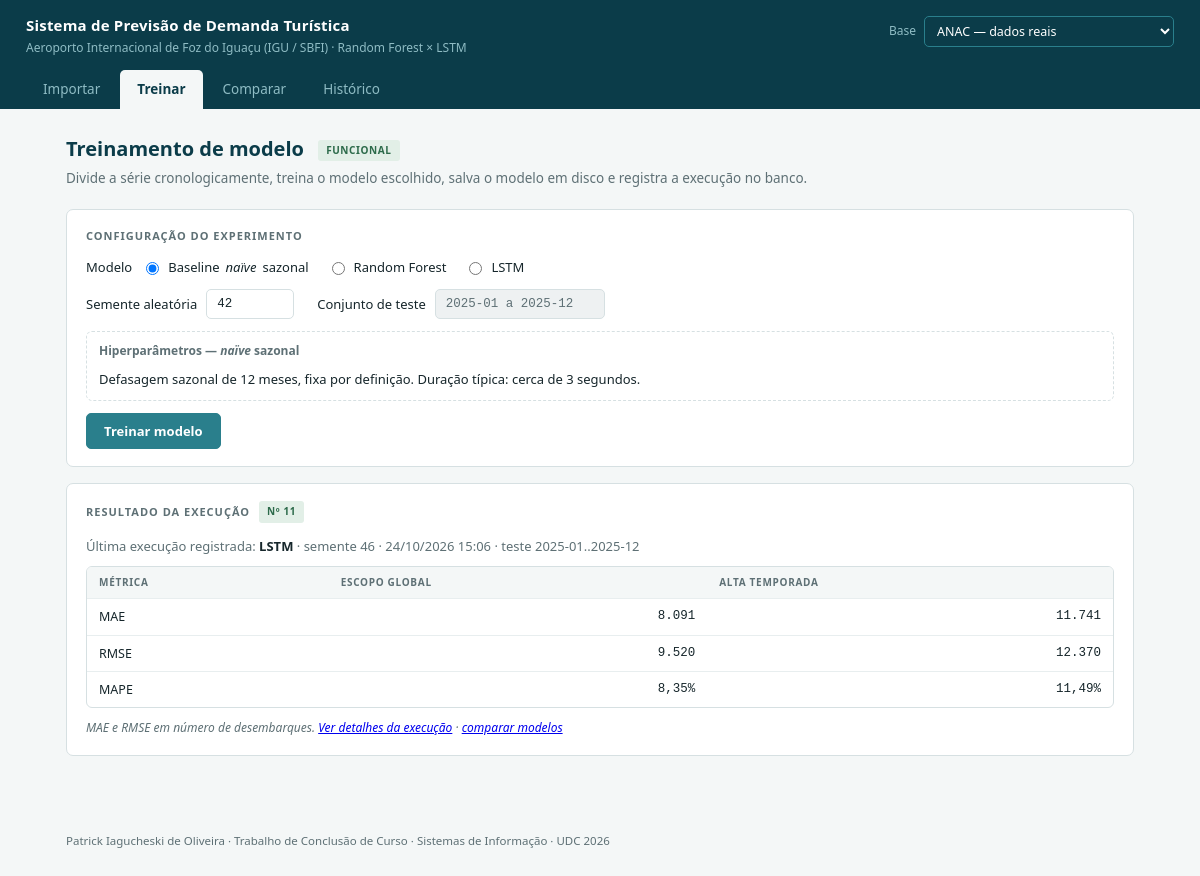
Screenshot of /treinamento with the database file from the repository.
### tables this page shows
CREATE TABLE tb_exp_execucoes (
    id_execucao                INTEGER PRIMARY KEY,
    tp_modelo                  TEXT    NOT NULL
                               CHECK (tp_modelo IN ('naive', 'random_forest', 'lstm')),
    ds_hiperparametros         TEXT,
    nr_semente_aleatoria       INTEGER NOT NULL,
    dt_hora_execucao           TEXT    NOT NULL,
    nr_tamanho_janela_entrada  INTEGER,
    ds_periodo_teste           TEXT,
    ds_caminho_modelo          TEXT
);

CREATE TABLE tb_exp_metricas (
    id_metrica           INTEGER PRIMARY KEY,
    id_execucao          INTEGER NOT NULL
                         REFERENCES tb_exp_execucoes (id_execucao) ON DELETE CASCADE,
    tp_escopo_avaliacao  TEXT    NOT NULL
                         CHECK (tp_escopo_avaliacao IN ('global', 'alta_temporada')),
    tp_metrica           TEXT    NOT NULL CHECK (tp_metrica IN ('MAE', 'RMSE', 'MAPE')),
    vl_metrica           REAL    NOT NULL,
    UNIQUE (id_execucao, tp_escopo_avaliacao, tp_metrica)
);

### apresentacao/app.py (the view)
@app.route("/treinamento", methods=["GET"])
def treinamento():
    serie = _serie()
    tarefa = _TAREFA["atual"]
    em_andamento = bool(tarefa and tarefa["estado"] == "executando")
    resultado = None
    if tarefa and tarefa.get("id_execucao"):
        resultado = _buscar(tarefa["id_execucao"])
    if resultado is None:
        lista = _REPO.listar_execucoes()
        resultado = lista[0] if lista else None
    decorrido = None
    if tarefa:
        decorrido = int(((tarefa.get("fim") or datetime.now()) - tarefa["inicio"]).total_seconds())
    return render_template(
        "treinamento.html",
        aba="treinamento",
        serie_carregada=serie is not None,
        semente=config.SEED,
        periodo_teste=_periodo_teste(serie),
        tarefa=tarefa,
        em_andamento=em_andamento,
        decorrido=decorrido,
        resultado=_linha(resultado) if resultado else None,
        do_ultimo_treino=bool(tarefa and resultado and tarefa.get("id_execucao") == resultado.id),
        duracao=DURACAO,
    )

### aplicacao/visualizacao.py (called while the page is built)
def milhar(v: float) -> str:
    return f"{v:,.0f}".replace(",", ".")

### apresentacao/app.py (called while the page is built)
@app.context_processor
def _base_ativa():
    return {"bases": list(_BASES.values()), "base_ativa": _ATIVA["base"]}

def _serie():
    if _CACHE["serie"] is None:
        serie = _REPO.carregar_serie()
        _CACHE["serie"] = serie if len(serie) else None
    return _CACHE["serie"]

def _linha(execucao):
    m = execucao.metrica
    tipo = T(execucao.tipo_modelo).value
    return {
        "id": execucao.id,
        "tipo": tipo,
        "modelo": NOME_MODELO[tipo],
        "semente": execucao.semente_aleatoria,
        "data": execucao.data_hora_execucao,
        "periodo": execucao.periodo_teste,
        "mae_g": m(E.GLOBAL, M.MAE), "rmse_g": m(E.GLOBAL, M.RMSE),
        "mape_g": m(E.GLOBAL, M.MAPE),
        "mae_a": m(E.ALTA_TEMPORADA, M.MAE), "rmse_a": m(E.ALTA_TEMPORADA, M.RMSE),
        "mape_a": m(E.ALTA_TEMPORADA, M.MAPE),
        "rotulo": f"nº {execucao.id} · {NOME_MODELO[tipo]} · semente {execucao.semente_aleatoria}",
    }

def _periodo_teste(serie):
    fim = serie.registros[-1] if serie else None
    inicio = f"{CORTE_TESTE[0]}-{CORTE_TESTE[1]:02d}"
    return f"{inicio} a {fim.rotulo}" if fim else inicio

@app.template_filter("milhar")
def _f_milhar(v):
    return "—" if v is None else milhar(v)

@app.template_filter("pct")
def _f_pct(v, casas=2):
    return "—" if v is None else f"{v:.{casas}f}".replace(".", ",") + "%"

@app.template_filter("data_br")
def _f_data(d):
    return d.strftime("%d/%m/%Y %H:%M") if d else "—"

### dominio/entidades.py (called while the page is built)
    @property
    def rotulo(self) -> str:
        return f"{self.ano}-{self.mes:02d}"

    def __len__(self):
        return len(self.registros)

    def metrica(self, escopo: EscopoAvaliacaoEnum, tipo: TipoMetricaEnum):
        for m in self.metricas:
            if m.escopo_avaliacao == escopo and m.tipo_metrica == tipo:
                return m.valor_metrica
        return None

### infraestrutura/repositorios/sqlite_repo.py (called while the page is built)
    def listar_execucoes(self) -> List[Execucao]:
        with self.engine.connect() as con:
            linhas = con.execute(text(
                f"SELECT {self._COLUNAS_EXECUCAO} FROM tb_exp_execucoes "
                "ORDER BY id_execucao DESC"
            )).all()
            return [self._montar_execucao(con, l, com_previsoes=False) for l in linhas]

### apresentacao/templates/treinamento.html (shortened to what this page needs)
{% extends "base.html" %}
{% block conteudo %}
<h1>Treinamento de modelo <span class="selo ok">funcional</span></h1>
<p class="intro">Divide a série cronologicamente, treina o modelo escolhido, salva o modelo em disco e registra a execução no banco.</p>
<div class="painel">
  <h2>Configuração do experimento</h2>
  <form method="post" action="{{ url_for('treinar') }}" id="form-treino">
    <div class="campo">
      <label>Modelo</label>
      <div class="radios">
        <label><input type="radio" name="modelo" value="naive" checked> Baseline <i>naïve</i> sazonal</label>
        <label><input type="radio" name="modelo" value="random_forest"> Random Forest</label>
        <label><input type="radio" name="modelo" value="lstm"> LSTM</label>
      </div>
    </div>
    <div class="campo">
      <label for="semente">Semente aleatória</label>
      <input type="number" id="semente" name="semente" value="{{ semente }}" min="0" style="width:88px">
      <label style="margin-left:14px">Conjunto de teste</label>
      <input type="text" value="{{ periodo_teste }}" style="width:170px" disabled title="Fixado pela metodologia (RN04)">
    </div>
    <div class="grupo" data-modelo="naive">
      <p class="titulo">Hiperparâmetros &mdash; <i>naïve</i> sazonal</p>
      <span style="font-size:13px">Defasagem sazonal de 12 meses, fixa por definição. Duração típica: {{ duracao.naive }}.</span>
    </div>
    <button class="btn" type="submit" {% if em_andamento or not serie_carregada %}disabled{% endif %}>Treinar modelo</button>
  </form>
</div>
<div class="painel">
  <h2>Resultado da execução {% if resultado %}<span class="selo ok">nº {{ resultado.id }}</span>{% endif %}</h2>
  {% if resultado %}
  <p style="margin:0 0 10px;font-size:13px;color:var(--cinza)">
    {% if do_ultimo_treino %}Execução recém-treinada{% else %}Última execução registrada{% endif %}:
    <b style="color:var(--tinta)">{{ resultado.modelo }}</b> · semente {{ resultado.semente }} · {{ resultado.data|data_br }} · teste {{ resultado.periodo }}
  </p>
  {% endif %}
  <div class="rolagem">
    <table>
      <thead><tr><th>Métrica</th><th>Escopo global</th><th>Alta temporada</th></tr></thead>
      <tbody>
        <tr><td>MAE</td><td class="num">{{ resultado.mae_g|milhar if resultado else '—' }}</td><td class="num">{{ resultado.mae_a|milhar if resultado else '—' }}</td></tr>
        <tr><td>RMSE</td><td class="num">{{ resultado.rmse_g|milhar if resultado else '—' }}</td><td class="num">{{ resultado.rmse_a|milhar if resultado else '—' }}</td></tr>
        <tr><td>MAPE</td><td class="num">{{ resultado.mape_g|pct if resultado else '—' }}</td><td class="num">{{ resultado.mape_a|pct if resultado else '—' }}</td></tr>
      </tbody>
    </table>
  </div>
  {% if resultado %}
  <p class="nota">MAE e RMSE em número de desembarques. <a href="{{ url_for('execucao', id_execucao=resultado.id) }}">Ver detalhes da execução</a> · <a href="{{ url_for('comparar') }}">comparar modelos</a></p>
  {% else %}
  <p class="nota">Sem execução registrada. As métricas aparecem aqui após o primeiro treinamento.</p>
  {% endif %}
</div>
{% endblock %}

### apresentacao/static/estilo.css (style rules this page uses)
:root { --escuro:#0b3c49; --teal:#2a7f8c; --teal-claro:#8fbcc4; --ambar:#a8650f; --ambar-fundo:#fbeedc; --claro:#f4f7f7; --branco:#ffffff; --tinta:#16262b; --cinza:#5e7075; --linha:#d6e0e2; --linha-fraca:#e8eeef; --ok:#2c6a4a; --ok-fundo:#e2efe7; --pendente:#6a7c82; --pendente-fundo:#eef1f2; }
* { box-sizing:border-box }
body { margin:0; background:var(--claro); color:var(--tinta); font-family:"Segoe UI",system-ui,-apple-system,sans-serif; font-size:14px; line-height:1.55; }
h1 { font-size:20px; margin:0 0 4px; color:var(--escuro); }
h1 .selo { vertical-align:middle;margin-left:9px }
p.intro { margin:0 0 20px;color:var(--cinza);font-size:13.5px }
.painel { background:var(--branco); border:1px solid var(--linha); border-radius:7px; padding:17px 19px; margin-bottom:16px; }
.painel h2 { font-size:11px; letter-spacing:.09em; text-transform:uppercase; color:var(--cinza); margin:0 0 13px; font-weight:600; display:flex; align-items:center; gap:9px; flex-wrap:wrap; }
.campo { display:flex;flex-wrap:wrap;gap:9px;align-items:center;margin-bottom:12px }
label { font-size:13px;color:var(--tinta);font-weight:500 }
input[type=text],input[type=number],select { border:1px solid var(--linha); border-radius:5px; padding:7px 10px; font-family:Consolas,"Courier New",monospace; font-size:12.5px; color:var(--tinta); background:var(--branco); }
input:disabled,select:disabled { background:var(--pendente-fundo);color:var(--cinza) }
.btn { border:1px solid var(--teal); background:var(--teal); color:#fff; border-radius:5px; padding:8px 17px; font-size:13px; font-weight:600; cursor:pointer; font-family:inherit; }
.radios { display:flex;gap:18px;flex-wrap:wrap }
.radios label { display:flex;align-items:center;gap:6px;font-weight:400;cursor:pointer }
.rolagem { overflow-x:auto;border:1px solid var(--linha);border-radius:6px }
table { border-collapse:collapse;width:100%;font-size:12.5px }
th,td { padding:8px 12px;text-align:left;border-bottom:1px solid var(--linha-fraca);white-space:nowrap }
thead th { background:var(--claro); font-size:10px; letter-spacing:.07em; text-transform:uppercase; color:var(--cinza); font-weight:600; }
tbody tr:last-child td { border-bottom:none }
td.num { font-family:Consolas,monospace;text-align:right;font-variant-numeric:tabular-nums }
.selo { display:inline-block; font-size:10px; letter-spacing:.06em; text-transform:uppercase; font-weight:700; padding:3px 8px; border-radius:3px; white-space:nowrap; }
.selo.ok { background:var(--ok-fundo);color:var(--ok) }
.nota { font-size:12px;color:var(--cinza);margin:11px 0 0;font-style:italic }
.grupo { border:1px dashed var(--linha);border-radius:6px;padding:10px 12px;margin:0 0 12px }
.grupo .titulo { font-size:12px;color:var(--cinza);margin:0 0 8px;font-weight:600 }

### rows the page displays
tb_exp_execucoes: periodo "2025-01..2025-12"
tb_exp_metricas: mae_g|milhar "8.091"
tb_exp_metricas: mae_a|milhar "11.741"
tb_exp_metricas: rmse_g|milhar "9.520"
tb_exp_metricas: rmse_a|milhar "12.370"
tb_exp_metricas: mape_g|pct "8,35%"
tb_exp_metricas: mape_a|pct "11,49%"

### other values shown
{{ duracao.naive }} "cerca de 3 segundos"
{{ resultado.id }} "11"
{{ resultado.modelo }} "LSTM"
{{ resultado.semente }} "46"
{{ resultado.data|data_br }} "24/10/2026 15:06"
form field base "ANAC — dados reais"
